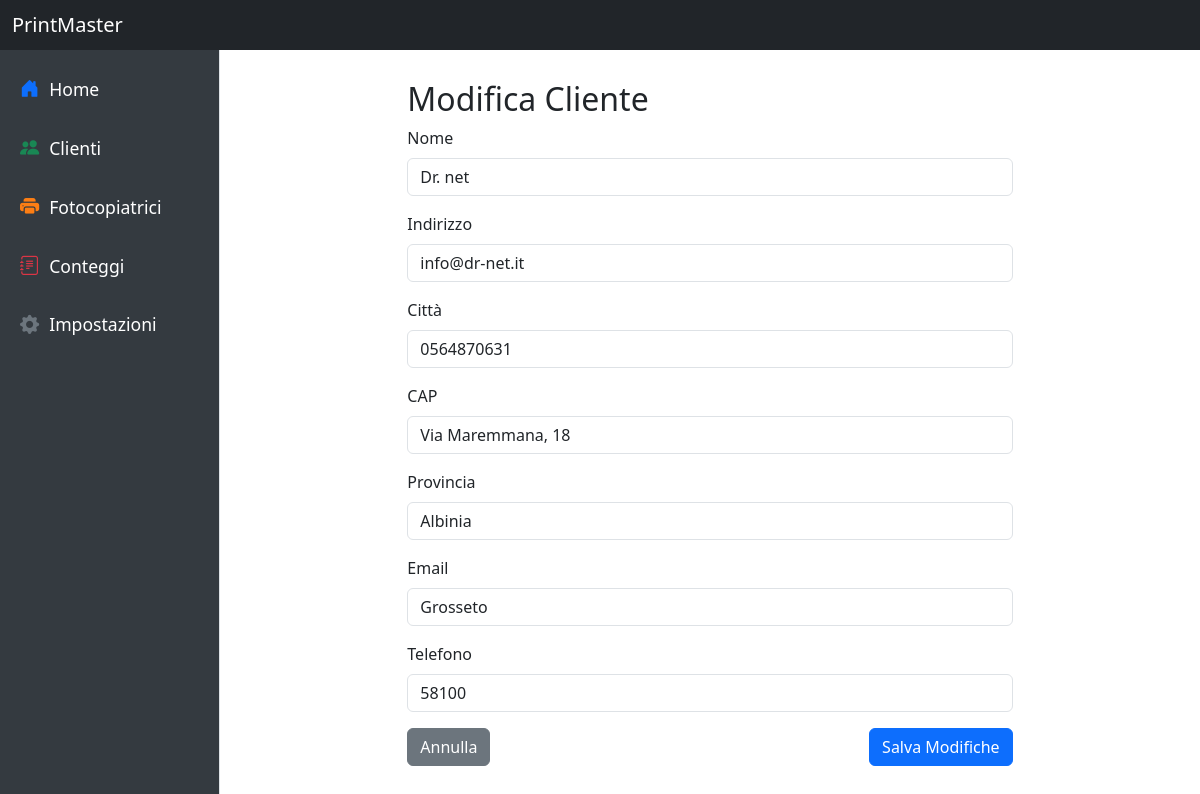
/clienti/edit/1, run on an earlier commit of the app's database.
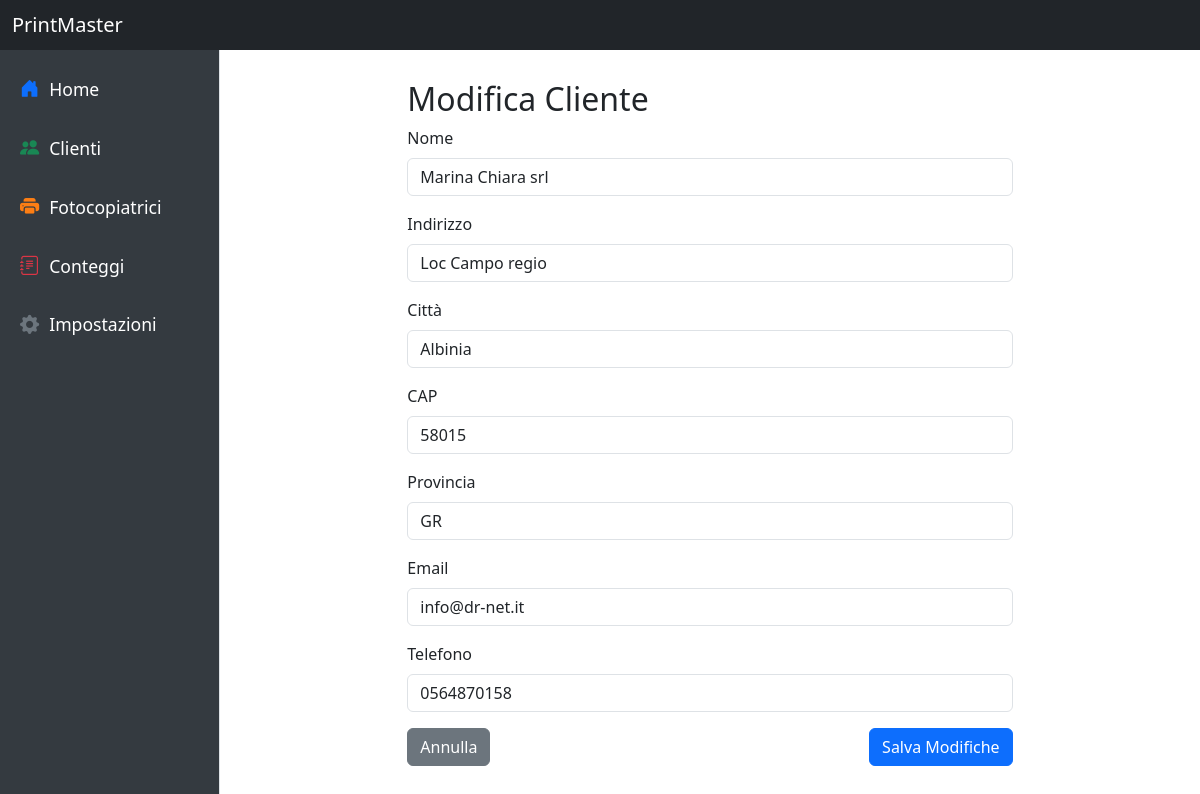
And on a later commit of the database.
### tables this page shows
CREATE TABLE clienti (
    id INTEGER PRIMARY KEY AUTOINCREMENT,
    nome TEXT NOT NULL UNIQUE,
    indirizzo TEXT NOT NULL,
    citta TEXT NOT NULL,
    cap TEXT NOT NULL,
    provincia TEXT NOT NULL,
    email TEXT,
    telefono TEXT
);

### modules/clienti.py (the view, shortened to what this page needs)
@clienti_bp.route('/edit/<int:id>', methods=['GET', 'POST'])
def edit_cliente(id):
    conn = sqlite3.connect(DB_PATH)
    cursor = conn.cursor()
    cursor.execute('SELECT * FROM clienti WHERE id = ?', (id,))
    cliente = cursor.fetchone()
    conn.close()
    return render_template('edit_cliente.html', cliente=cliente)

### templates/edit_cliente.html
{% extends 'base.html' %}
{% block content %}
<div class="row">
    <div class="col-md-8 offset-md-2">
        <h2>Modifica Cliente</h2>
        <form method="POST">
            <div class="mb-3">
                <label for="nome" class="form-label">Nome</label>
                <input type="text" class="form-control" id="nome" name="nome" value="{{ cliente[1] }}" required>
            </div>
            <div class="mb-3">
                <label for="indirizzo" class="form-label">Indirizzo</label>
                <input type="text" class="form-control" id="indirizzo" name="indirizzo" value="{{ cliente[2] }}">
            </div>
            <div class="mb-3">
                <label for="citta" class="form-label">Città</label>
                <input type="text" class="form-control" id="citta" name="citta" value="{{ cliente[3] }}">
            </div>
            <div class="mb-3">
                <label for="cap" class="form-label">CAP</label>
                <input type="text" class="form-control" id="cap" name="cap" value="{{ cliente[4] }}">
            </div>
            <div class="mb-3">
                <label for="provincia" class="form-label">Provincia</label>
                <input type="text" class="form-control" id="provincia" name="provincia" value="{{ cliente[5] }}">
            </div>
            <div class="mb-3">
                <label for="email" class="form-label">Email</label>
                <input type="email" class="form-control" id="email" name="email" value="{{ cliente[6] }}">
            </div>
            <div class="mb-3">
                <label for="telefono" class="form-label">Telefono</label>
                <input type="text" class="form-control" id="telefono" name="telefono" value="{{ cliente[7] }}">
            </div>
            <div class="d-flex justify-content-between">
                <a href="{{ url_for('clienti.clienti_home') }}" class="btn btn-secondary">Annulla</a>
                <button type="submit" class="btn btn-primary">Salva Modifiche</button>
            </div>
        </form>
    </div>
</div>
{% endblock %}

What changed in the data, as far as the page shows it:
changed clienti "Albinia": nome "Dr. net" → "Marina Chiara srl"; indirizzo "info@dr-net.it" → "Loc Campo regio"; citta "0564870631" → "Albinia"; cap "Via Maremmana, 18" → "58015"; provincia "Albinia" → "GR"; email "Grosseto" → "info@dr-net.it"; telefono "58100" → "0564870158"
